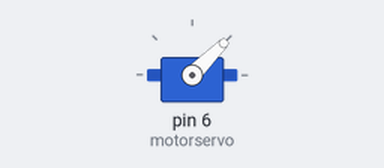
Bench run of a sketch on a simulated Arduino Uno, built with avr-gcc and run on an emulated ATmega328P. Shown: servo.

Above: at 0.05 s.
At 1.55 s:
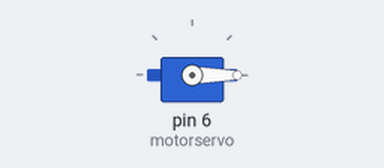
At 3.05 s:
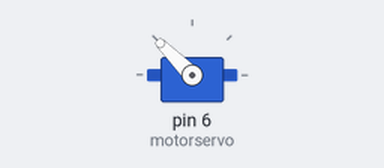
At 6.0 s:
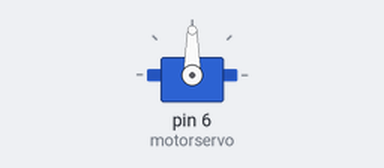
Timing chart, 0 to 7.8 s (numbered marks = the images above):
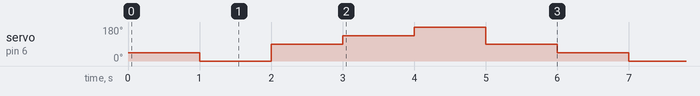

Measured:
- by itself, servo on pin 6 (motorservo): repeats every 6.0 s: 90° 1.0 s, 135° 1.0 s, 180° 1.0 s, 90° 1.0 s, 45° 1.0 s, 0° 1.0 s

The sketch:

servo.ino
```cpp
#include <Servo.h>

Servo motorservo;

void setup()
{
  motorservo.attach(6); //Pin PWM 6
}

void loop()
{
  motorservo.write(45); //ke kiri 45 deg
  delay(1000);
  motorservo.write(0); //ke kiri 0 deg
  delay(1000);
  motorservo.write(90); //ke posisi center 90 deg
  delay(1000);
  motorservo.write(135); //ke kanan 135 deg
  delay(1000);
  motorservo.write(180); //ke kanan 180 deg
  delay(1000);
  motorservo.write(90); //ke posisi center 90 deg
  delay(1000);
}
```
